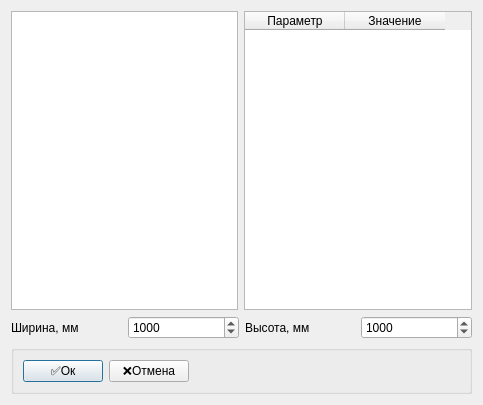
<?xml version="1.0" encoding="UTF-8"?>
<ui version="4.0">
 <class>NewProduct</class>
 <widget class="QDialog" name="NewProduct">
  <property name="geometry">
   <rect>
    <x>0</x>
    <y>0</y>
    <width>483</width>
    <height>405</height>
   </rect>
  </property>
  <property name="windowTitle">
   <string>Dialog</string>
  </property>
  <layout class="QVBoxLayout" name="verticalLayout">
   <item>
    <layout class="QGridLayout" name="gridLayout">
     <item row="0" column="0">
      <widget class="QListWidget" name="listWidget"/>
     </item>
     <item row="0" column="1">
      <widget class="QTableWidget" name="tableWidget">
       <column>
        <property name="text">
         <string>Параметр</string>
        </property>
       </column>
       <column>
        <property name="text">
         <string>Значение</string>
        </property>
       </column>
      </widget>
     </item>
    </layout>
   </item>
   <item>
    <layout class="QHBoxLayout" name="horizontalLayout">
     <item>
      <widget class="QLabel" name="label">
       <property name="text">
        <string>Ширина, мм</string>
       </property>
      </widget>
     </item>
     <item>
      <widget class="QSpinBox" name="width">
       <property name="maximum">
        <number>999999999</number>
       </property>
       <property name="value">
        <number>1000</number>
       </property>
      </widget>
     </item>
     <item>
      <widget class="QLabel" name="label_2">
       <property name="text">
        <string>Высота, мм</string>
       </property>
      </widget>
     </item>
     <item>
      <widget class="QSpinBox" name="spinBox">
       <property name="maximum">
        <number>999999999</number>
       </property>
       <property name="value">
        <number>1000</number>
       </property>
      </widget>
     </item>
    </layout>
   </item>
   <item>
    <widget class="QGroupBox" name="groupBox">
     <property name="title">
      <string/>
     </property>
     <layout class="QGridLayout" name="gridLayout_2">
      <item row="0" column="0">
       <widget class="QPushButton" name="pushButton_2">
        <property name="text">
         <string>✅Ок</string>
        </property>
       </widget>
      </item>
      <item row="0" column="1">
       <widget class="QPushButton" name="pushButton">
        <property name="text">
         <string>❌Отмена</string>
        </property>
       </widget>
      </item>
      <item row="0" column="2">
       <spacer name="horizontalSpacer">
        <property name="orientation">
         <enum>Qt::Horizontal</enum>
        </property>
        <property name="sizeHint" stdset="0">
         <size>
          <width>40</width>
          <height>20</height>
         </size>
        </property>
       </spacer>
      </item>
     </layout>
    </widget>
   </item>
  </layout>
 </widget>
 <resources/>
 <connections/>
</ui>
